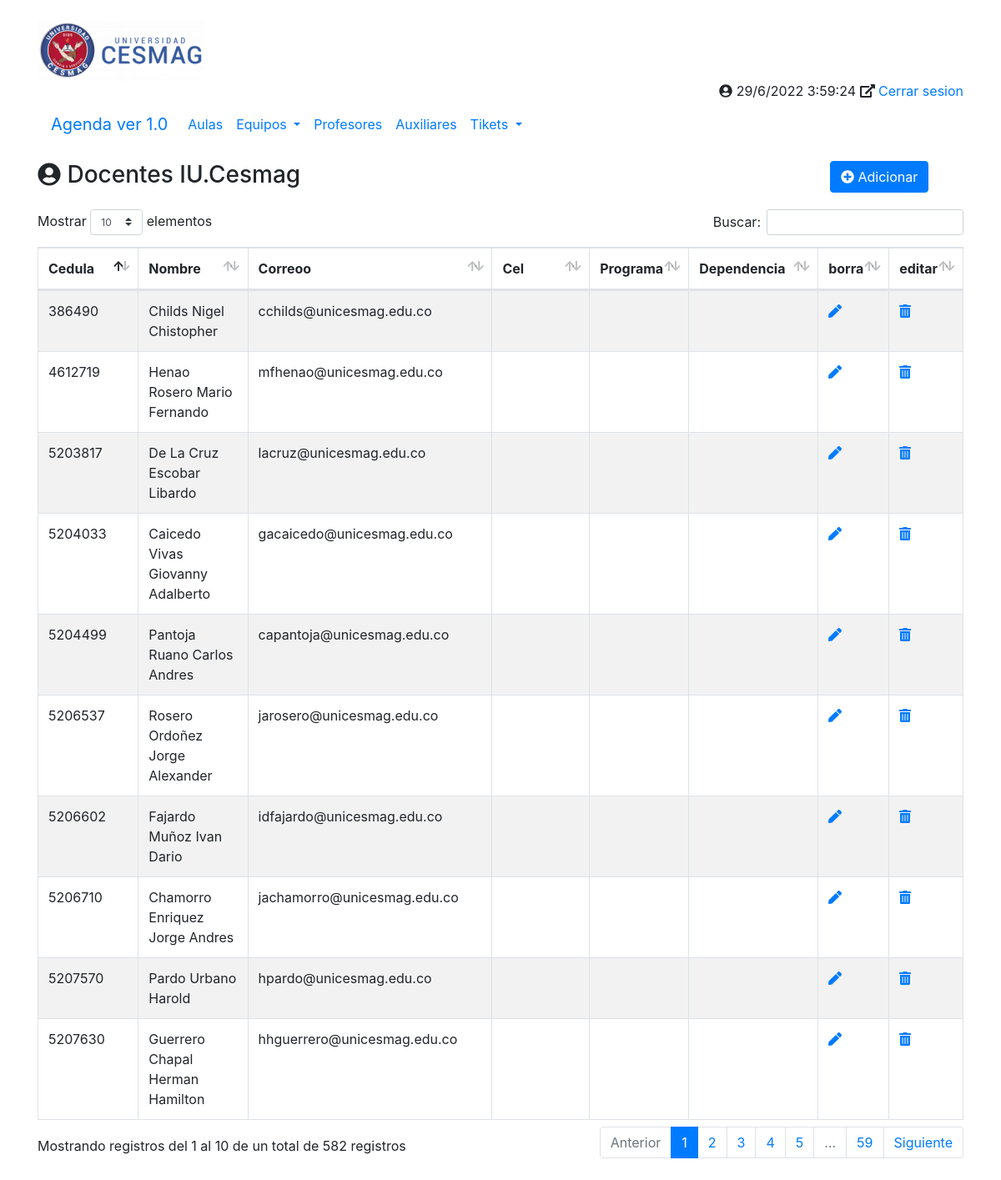
/principal.php?opcion=profesores, run on the app's committed database.
### tables this page shows
CREATE TABLE `tbl_docentes` (
  `cedula` varchar(100) NOT NULL,
  `nombre` varchar(100) NOT NULL,
  `correo` varchar(100) NOT NULL,
  `cel` varchar(100) NOT NULL,
  `programa` varchar(100) DEFAULT NULL,
  `dependencia` varchar(100) DEFAULT NULL
);

### php/profesores/profesores.php (the view, shortened to what this page needs)
<div class="row my-3">
	<div class="col-10">
		<h3><i class="fa fa-user-circle"></i> Docentes IU.Cesmag</h3>
	</div>
	<div class="col-2">
		<a href="./principal.php?opcion=docente-nuevo&accion=ADICIONAR&cedula=0" class="btn btn-primary" title="Crear un nuevo Contacto">
			<i class="fas fa-plus-circle"></i>
			Adicionar
		</a>
	</div>
</div>
<div class="row my-3">
	<div class="col-12">
			<table id="miTabla"  class="table table-striped table-bordered table-hover">
			<thead>
					<tr>
						<th>Cedula</th>
						<th>Nombre</th>
						<th>Correoo</th>
						<th>Cel</th>
						<th>Programa</th>
						<th>Dependencia</th>
						<th>borra</th>
						<th>editar</th>
					</tr>
			</thead>
			<tbody>
						<?php
							$conexion = conectarBD();
							$sSQL = "SELECT * FROM tbl_docentes";
							$datos = $conexion->query($sSQL);
							foreach ($datos as $fila):
									?>
										<tr>
											<td><?php echo $fila['cedula'];         ?></td>
											<td><?php echo $fila['nombre'];     ?></td>
											<td><?php echo $fila['correo'];  ?></td>
											<td><?php echo $fila['cel'];   ?></td>
											<td><?php echo $fila['programa'];     ?></td>
											<td><?php echo $fila['dependencia'];     ?></td>
											<?php
												echo'<td><a href="./principal.php?opcion=contactos_form&accion=EDITAR&id='.$fila	['cedula'].'" title="Editar el Contacto"><i class="fas fa-pen"></i></a></td>
												<td><a href="./principal.php?opcion=contactos_form&accion=ELIMINAR&id='.$fila	['cedula'].'" title="Borrar el Contacto"><i class="fas fa-trash-alt"></i></a></td>';
											?>
										</tr>
									<?php
							endforeach;
						?>
			</tbody>
		</table>
	</div>
</div>

### data on the page
tbl_docentes: cedula "5204033", nombre "Caicedo Vivas Giovanny Adalberto", correo "gacaicedo@unicesmag.edu.co"
tbl_docentes: cedula "5206710", nombre "Chamorro Enriquez Jorge Andres", correo "jachamorro@unicesmag.edu.co"
tbl_docentes: cedula "386490", nombre "Childs Nigel Chistopher", correo "cchilds@unicesmag.edu.co"
tbl_docentes: cedula "5203817", nombre "De La Cruz Escobar Libardo", correo "lacruz@unicesmag.edu.co"
tbl_docentes: cedula "5206602", nombre "Fajardo Muñoz Ivan Dario", correo "idfajardo@unicesmag.edu.co"
tbl_docentes: cedula "5207630", nombre "Guerrero Chapal Herman Hamilton", correo "hhguerrero@unicesmag.edu.co"
tbl_docentes: cedula "4612719", nombre "Henao Rosero Mario Fernando", correo "mfhenao@unicesmag.edu.co"
tbl_docentes: cedula "5204499", nombre "Pantoja Ruano Carlos Andres", correo "capantoja@unicesmag.edu.co"
tbl_docentes: cedula "5207570", nombre "Pardo Urbano Harold", correo "hpardo@unicesmag.edu.co"
tbl_docentes: cedula "5206537", nombre "Rosero Ordoñez Jorge Alexander", correo "jarosero@unicesmag.edu.co"
